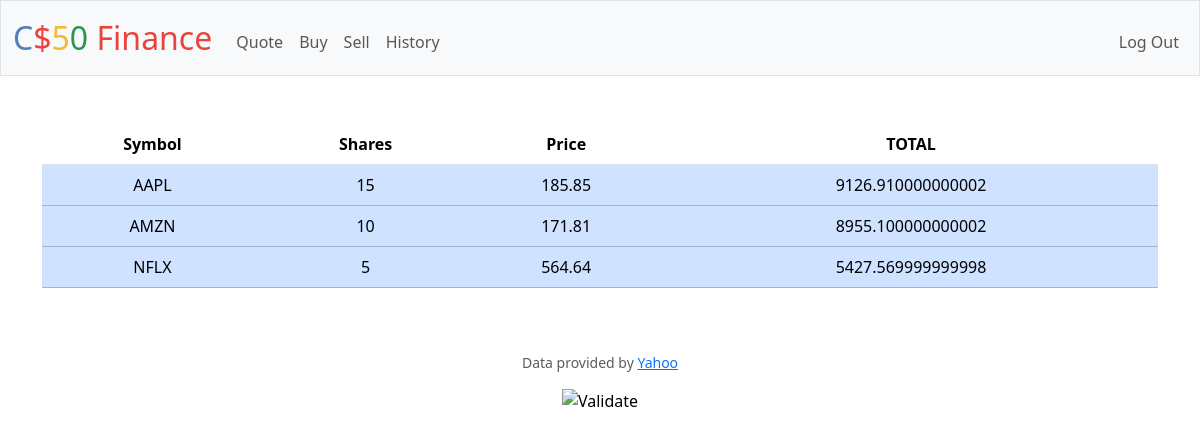
/ (signed in), run on the app's committed database.
### tables this page shows
CREATE TABLE purchases(id INTEGER PRIMARY KEY AUTOINCREMENT NOT NULL, user_id INTEGER, username TEXT NOT NULL, symbol TEXT NOT NULL, month INTEGER NOT NULL, day INTEGER NOT NULL, year INTEGER NOT NULL, history INTEGER NOT NULL, total INTEGER NOT NULL, shares INTEGER NOT NULL, amount INTEGER NOT NULL, FOREIGN KEY(user_id) REFERENCES users(id));

### app.py (the view)
@app.route("/")
@login_required
def index():
    rows = db.execute("SELECT * FROM purchases WHERE user_id = ? GROUP BY symbol, shares, amount", session["user_id"])
    return render_template("index.html", rows=rows)

### app.py (called while the page is built)
@app.after_request
def after_request(response):
    response.headers["Cache-Control"] = "no-cache, no-store, must-revalidate"
    response.headers["Expires"] = 0
    response.headers["Pragma"] = "no-cache"
    return response

### helpers.py (called while the page is built)
def login_required(f):
    @wraps(f)
    def decorated_function(*args, **kwargs):
        if session.get("user_id") is None:
            return redirect("/login")
        return f(*args, **kwargs)
    return decorated_function

### templates/index.html (shortened to what this page needs)
{% extends "layout.html" %}
{% block main %}
    <table class = "table">
        <thead>
            <tr>
                <th>Symbol</th>
                <th>Shares</th>
                <th>Price</th>
                <th>TOTAL</th>
            </tr>
        </thead>
        <tbody>
            {% for row in rows %}
                <tr class = "table-primary">
                    <td>{{row["symbol"]}}</td>
                    <td>{{row["shares"]}}</td>
                    <td>{{row["amount"]}}</td>
                    <td>{{row["total"]}}</td>
                </tr>
            {% endfor %}
        </tbody>
    </table>
{% endblock %}

### data on the page
purchases: symbol "AAPL", shares "15", amount "185.85", total "9126.910000000002"
purchases: symbol "AMZN", shares "10", amount "171.81", total "8955.100000000002"
purchases: symbol "NFLX", shares "5", amount "564.64", total "5427.569999999998"
